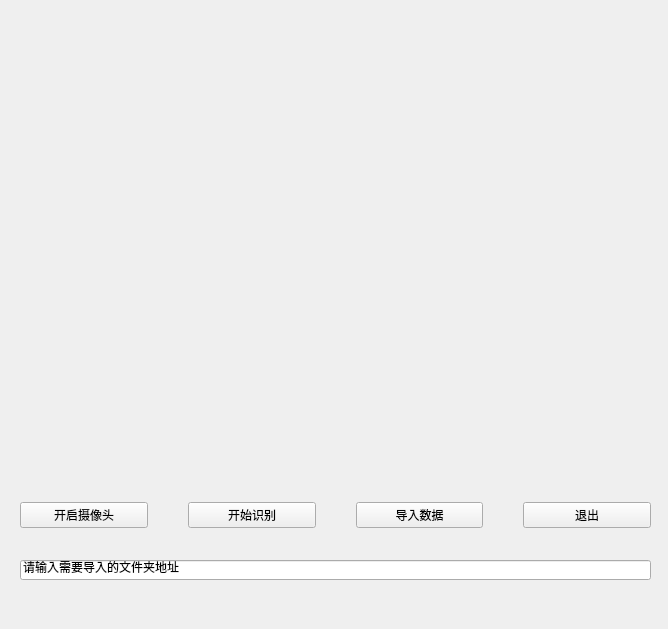
<?xml version="1.0" encoding="UTF-8"?>
<ui version="4.0">
 <class>Form</class>
 <widget class="QWidget" name="Form">
  <property name="geometry">
   <rect>
    <x>0</x>
    <y>0</y>
    <width>668</width>
    <height>629</height>
   </rect>
  </property>
  <property name="windowTitle">
   <string>Form</string>
  </property>
  <widget class="QLabel" name="label">
   <property name="geometry">
    <rect>
     <x>10</x>
     <y>10</y>
     <width>640</width>
     <height>480</height>
    </rect>
   </property>
   <property name="text">
    <string/>
   </property>
  </widget>
  <widget class="QWidget" name="layoutWidget">
   <property name="geometry">
    <rect>
     <x>20</x>
     <y>490</y>
     <width>631</width>
     <height>51</height>
    </rect>
   </property>
   <layout class="QHBoxLayout" name="horizontalLayout">
    <property name="spacing">
     <number>40</number>
    </property>
    <item>
     <widget class="QPushButton" name="pushButton">
      <property name="text">
       <string>开启摄像头</string>
      </property>
      <property name="iconSize">
       <size>
        <width>16</width>
        <height>16</height>
       </size>
      </property>
     </widget>
    </item>
    <item>
     <widget class="QPushButton" name="pushButton_2">
      <property name="text">
       <string>开始识别</string>
      </property>
     </widget>
    </item>
    <item>
     <widget class="QPushButton" name="pushButton_3">
      <property name="enabled">
       <bool>true</bool>
      </property>
      <property name="text">
       <string>导入数据</string>
      </property>
     </widget>
    </item>
    <item>
     <widget class="QPushButton" name="pushButton_4">
      <property name="text">
       <string>退出</string>
      </property>
     </widget>
    </item>
   </layout>
  </widget>
  <widget class="QLineEdit" name="lineEdit">
   <property name="geometry">
    <rect>
     <x>20</x>
     <y>560</y>
     <width>631</width>
     <height>20</height>
    </rect>
   </property>
   <property name="text">
    <string>请输入需要导入的文件夹地址</string>
   </property>
   <property name="readOnly">
    <bool>false</bool>
   </property>
   <property name="clearButtonEnabled">
    <bool>false</bool>
   </property>
  </widget>
 </widget>
 <resources/>
 <connections>
  <connection>
   <sender>pushButton</sender>
   <signal>clicked()</signal>
   <receiver>Form</receiver>
   <slot>OpenVedio()</slot>
   <hints>
    <hint type="sourcelabel">
     <x>95</x>
     <y>505</y>
    </hint>
    <hint type="destinationlabel">
     <x>87</x>
     <y>587</y>
    </hint>
   </hints>
  </connection>
  <connection>
   <sender>pushButton_2</sender>
   <signal>clicked()</signal>
   <receiver>Form</receiver>
   <slot>StartRecognize()</slot>
   <hints>
    <hint type="sourcelabel">
     <x>245</x>
     <y>520</y>
    </hint>
    <hint type="destinationlabel">
     <x>245</x>
     <y>590</y>
    </hint>
   </hints>
  </connection>
  <connection>
   <sender>pushButton_4</sender>
   <signal>clicked()</signal>
   <receiver>Form</receiver>
   <slot>close()</slot>
   <hints>
    <hint type="sourcelabel">
     <x>573</x>
     <y>520</y>
    </hint>
    <hint type="destinationlabel">
     <x>575</x>
     <y>590</y>
    </hint>
   </hints>
  </connection>
  <connection>
   <sender>pushButton_3</sender>
   <signal>clicked()</signal>
   <receiver>Form</receiver>
   <slot>AddNew()</slot>
   <hints>
    <hint type="sourcelabel">
     <x>401</x>
     <y>513</y>
    </hint>
    <hint type="destinationlabel">
     <x>414</x>
     <y>603</y>
    </hint>
   </hints>
  </connection>
 </connections>
 <slots>
  <slot>OpenVedio()</slot>
  <slot>StartRecognize()</slot>
  <slot>AddNew()</slot>
  <slot>slot2()</slot>
 </slots>
</ui>
